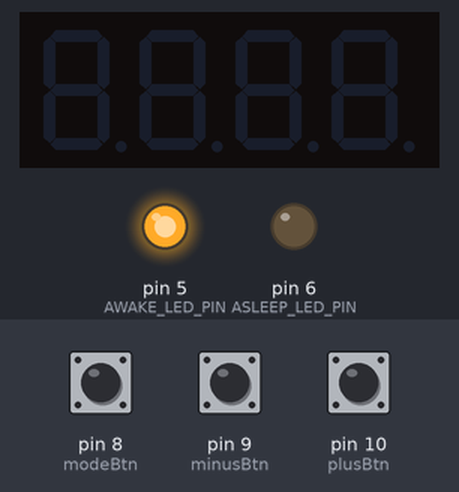
Bench run of a program on a simulated Arduino Nano, built with avr-gcc and run on an emulated ATmega328P. Shown: 4-digit seven-segment display, output pins drawn as LEDs (lit = HIGH). Inputs (shaded band) come from the test bench; at power-on: pin 8 (modeBtn) HIGH, pin 9 (minusBtn) HIGH, pin 10 (plusBtn) HIGH. The local clock reads 2024-03-15 10:24:30 at power-on unless the program sets it.

Above: at 1.2 s.
1.3 s: pin 8 (modeBtn) pulsed LOW 2 times (0.12 s each, 0.3 s apart)
7.9 s: pin 8 (modeBtn) pulled LOW for 0.15 s
11.0 s: pin 9 (minusBtn) pulled LOW for 0.15 s
14.1 s: pin 10 (plusBtn) pulled LOW for 0.15 s
17.2 s: pin 8 (modeBtn) pulled LOW for 0.15 s
20.3 s: pin 9 (minusBtn) pulled LOW for 3.2 s
Timing chart, 0 to 23.3 s (numbered marks = the images above; inputs shaded):
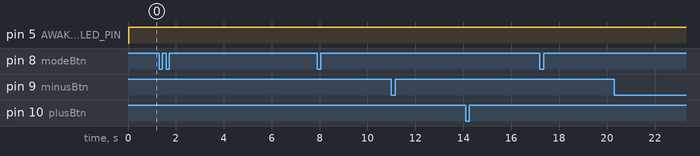

The program:

main.cpp
```cpp
// (licence header left out)
// ----- DEBUG MODE
//#define DEBUG

#include <Arduino.h>
#include <DS3232RTC.h>
#ifdef DEBUG
#include <Streaming.h>
#endif
#include <OneButton.h>
#include <TM1637.h>

// ----- Local libraries
#include "main.h"
#include "ClockUtils.h"
#include "ClockDisplay.h"

// ----- PIN definition
// Push buttons for clock setup
const byte MODE_SW_PIN = 8;
const byte MINUS_SW_PIN = 9;
const byte PLUS_SW_PIN = 10;

// asleep / awake LEDs
const byte AWAKE_LED_PIN = 5;
const byte ASLEEP_LED_PIN = 6;

// 4*7 segment display
const byte DIO = 11;
const byte CLK = 12;
// -----

// ----- Global vars
#ifdef DEBUG
unsigned long displayTimer = 0;
#endif
TM1637 display(CLK, DIO);
byte brightness = 2;
byte quarterSecond = 0;
bool doDisplay = false;
unsigned long clockDisplayTimer = 0;

byte clockMode = 0;
bool sleepMode = false;
tmElements_t timeToSet;
tmElements_t currentTime;

// ----- Buttons
OneButton modeBtn(8, true);
OneButton minusBtn(9, true);
OneButton plusBtn(10, true);
// -----

void setup()
{
#ifdef DEBUG
    // setup serial
    Serial.begin(9600);
#endif

    // init RTC if needed
    if (RTC.oscStopped(false))
    {
        setTime(0, 0, 0, 1, 12, 2018);
        RTC.set(now());
    }

    // LED configuration
    pinMode(AWAKE_LED_PIN, OUTPUT);
    pinMode(ASLEEP_LED_PIN, OUTPUT);

    // setup button handler
    modeBtn.attachClick(modeBtnClick);
    minusBtn.attachClick(minusBtnClick);
    plusBtn.attachClick(plusBtnClick);

    // setup display
    display.set(brightness);
    display.init();
}

void loop()
{
    // read buttons
    modeBtn.tick();
    minusBtn.tick();
    plusBtn.tick();

    // update the timeToSet
    if (clockMode == 0)
    {
        RTC.read(timeToSet);
    }
    // going back to clock display mode
    else if (clockMode == 6)
    {
        clockMode = 0;
        // write to RTC after setup
        timeToSet.Second = 0;
        RTC.write(timeToSet);
    }

    // update the current time with the one stored in rtc
    RTC.read(currentTime);
    manageClock();

    // alarms
    // wed-sun-sat 20:00-08:00 and 13:00-15:30
    // other days 20:00-07:30 and 13:00-15:30
    sleepMode = currentTime.Hour >= 20;
    sleepMode |= (currentTime.Hour >= 13 && currentTime.Hour < 15) || (currentTime.Hour == 15 && currentTime.Minute < 30);
    sleepMode |= (currentTime.Wday == 1 || currentTime.Wday == 7 || currentTime.Wday == 4) && currentTime.Hour < 8;
    sleepMode |= ((currentTime.Wday != 1 && currentTime.Wday != 7 && currentTime.Wday != 4) && currentTime.Hour < 7);
    sleepMode |= ((currentTime.Wday != 1 && currentTime.Wday != 7 && currentTime.Wday != 4) && currentTime.Hour == 7 && currentTime.Minute < 30);

    digitalWrite(AWAKE_LED_PIN, !sleepMode);
    digitalWrite(ASLEEP_LED_PIN, sleepMode);
}

void modeBtnClick()
{
    clockMode++;
#ifdef DEBUG
    Serial << "ClockMode: " << clockMode << endl;
#endif
}

void minusBtnClick()
{
    switch (clockMode)
    {
    case 0:
        display.set(brightness == 0 ? 0 : --brightness);
        break;
    case 1:
        updateYear(timeToSet, MINUS);
        break;
    case 2:
        updateMonth(timeToSet, MINUS);
        break;
    case 3:
        updateDay(timeToSet, MINUS);
        break;
    case 4:
        updateHour(timeToSet, MINUS);
        break;
    case 5:
        updateMinute(timeToSet, MINUS);
        break;
    }
}

void plusBtnClick()
{
    switch (clockMode)
    {
    case 0:
        display.set(brightness == 7 ? 7 : ++brightness);
        break;
    case 1:
        updateYear(timeToSet, PLUS);
        break;
    case 2:
        updateMonth(timeToSet, PLUS);
        break;
    case 3:
        updateDay(timeToSet, PLUS);
        break;
    case 4:
        updateHour(timeToSet, PLUS);
        break;
    case 5:
        updateMinute(timeToSet, PLUS);
        break;
    }
}

void manageClock()
{
    // set quarter second and display delay
    if (millis() >= clockDisplayTimer)
    {
        quarterSecond++;
        clockDisplayTimer = millis() + 250;
    }
    // compute condition to be able to make the display blink
    doDisplay = quarterSecond >= 2;
    switch (clockMode)
    {
    case 0:
        displayCurrentTime(display, currentTime.Hour, currentTime.Minute, doDisplay);
        break;
    case 1:
        displayYearSetup(display, timeToSet.Year, doDisplay);
        break;
    case 2:
        displayMonthSetup(display, timeToSet.Month, doDisplay);
        break;
    case 3:
        displayDaySetup(display, timeToSet.Day, doDisplay);
        break;
    case 4:
        displayHourSetup(display, timeToSet.Hour, timeToSet.Minute, doDisplay);
        break;
    case 5:
        displayMinuteSetup(display, timeToSet.Hour, timeToSet.Minute, doDisplay);
        break;
    }
    // reset quarterSecond
    if (quarterSecond == 4)
    {
        quarterSecond = 0;
    }
#ifdef DEBUG
    if (millis() >= displayTimer)
    {
        if (clockMode != 0)
        {
            printDateTime(timeToSet);
        }
        else
        {
            printDateTime(RTC.get());
        }
        displayTimer = millis() + 1000;
    }
#endif
}

#ifdef DEBUG
void printDateTime(const time_t t)
{
    Serial << ((day(t) < 10) ? "0" : "") << _DEC(day(t));
    Serial << monthShortStr(month(t)) << _DEC(year(t)) << ' ';
    Serial << ((hour(t) < 10) ? "0" : "") << _DEC(hour(t)) << ':';
    Serial << ((minute(t) < 10) ? "0" : "") << _DEC(minute(t)) << ':';
    Serial << ((second(t) < 10) ? "0" : "") << _DEC(second(t)) << endl;
}

void printDateTime(const tmElements_t t)
{
    Serial << t.Day << "-" << t.Month << "-" << t.Year + 1970 << " " << t.Hour << ":" << t.Minute << ":" << t.Second << endl;
}
#endif
```

ClockDisplay.h
```cpp
// (licence header left out)
#ifndef CLOCKDISPLAY_H
#define CLOCKDISPLAY_H

#include <Arduino.h>
#include <TM1637.h>

void displayCurrentTime(TM1637 display, const byte hour, const byte minute, const bool doDisplay);
void displayYearSetup(TM1637 display, const byte year, const bool doDisplay);
void displayMonthSetup(TM1637 display, const byte month, const bool doDisplay);
void displayDaySetup(TM1637 display, const byte day, const bool doDisplay);
void displayHourSetup(TM1637 display, const byte hour, const byte minute, const bool doDisplay);
void displayMinuteSetup(TM1637 display, const byte hour, const byte minute, const bool doDisplay);

#endif
```

ClockUtils.h
```cpp
// (licence header left out)
#ifndef CLOCKUTILS_H
#define CLOCKUTILS_H

#include <TimeLib.h>

typedef enum
{
    PLUS,
    MINUS
} updateAction_t;

void updateYear(tmElements_t &timeToSet, const updateAction_t action);
void updateMonth(tmElements_t &timeToSet, const updateAction_t action);
void updateDay(tmElements_t &timeToSet, const updateAction_t action);
void updateHour(tmElements_t &timeToSet, const updateAction_t action);
void updateMinute(tmElements_t &timeToSet, const updateAction_t action);

#endif
```

DateTimeUtils.h
```cpp
// (licence header left out)
#ifndef DATETIMEUTILS_H
#define DATETIMEUTILS_H

#include <Arduino.h>

byte daysInMonth(const unsigned int year, const byte month);
bool isLeap(const unsigned int year);

#endif
```

main.h
```cpp
// (licence header left out)
#ifndef MAIN_H
#define MAIN_H

void printDateTime(const time_t t);
void printDateTime(const tmElements_t t);
void modeBtnClick(void);
void minusBtnClick(void);
void plusBtnClick(void);
void manageClock(void);

#endif
```

ClockDisplay.cpp
```cpp
// (licence header left out)
#include "ClockDisplay.h"

int8_t data[] = {0x00, 0x00, 0x00, 0x00};

void displayCurrentTime(TM1637 display, const byte hour, const byte minute, const bool doDisplay)
{
    data[0] = hour < 10 ? 0x7f : hour / 10;
    data[1] = hour % 10;
    data[2] = minute / 10;
    data[3] = minute % 10;
    display.point(doDisplay);
    display.display(data);
}

void displayYearSetup(TM1637 display, const byte year, const bool doDisplay)
{
    display.point(false);
    if (doDisplay)
    {
        data[0] = (year + 1970) / 1000;
        data[1] = (year + 1970) / 100 % 10;
        data[2] = (year + 1970) / 10 % 10;
        data[3] = (year + 1970) % 10;
        display.display(data);
    }
    else
    {
        display.init();
    }
}

void displayMonthSetup(TM1637 display, const byte month, const bool doDisplay)
{
    display.point(false);
    if (doDisplay)
    {
        data[0] = 0x7f;
        data[1] = 0x7f;
        data[2] = month / 10;
        data[3] = month % 10;
        display.display(data);
    }
    else
    {
        display.init();
    }
}

void displayDaySetup(TM1637 display, const byte day, const bool doDisplay)
{
    display.point(false);
    if (doDisplay)
    {
        data[0] = 0x7f;
        data[1] = 0x7f;
        data[2] = day / 10;
        data[3] = day % 10;
        display.display(data);
    }
    else
    {
        display.init();
    }
}

void displayHourSetup(TM1637 display, const byte hour, const byte minute, const bool doDisplay)
{
    display.point(doDisplay);
    if (doDisplay)
    {
        data[0] = hour < 10 ? 0x7f : hour / 10;
        data[1] = hour % 10;
        data[2] = minute / 10;
        data[3] = minute % 10;
        display.display(data);
    }
    else
    {
        data[0] = 0x7f;
        data[1] = 0x7f;
        data[2] = minute / 10;
        data[3] = minute % 10;
        display.display(data);
    }
}

void displayMinuteSetup(TM1637 display, const byte hour, const byte minute, const bool doDisplay)
{
    display.point(doDisplay);
    if (doDisplay)
    {
        data[0] = hour < 10 ? 0x7f : hour / 10;
        data[1] = hour % 10;
        data[2] = minute / 10;
        data[3] = minute % 10;
        display.display(data);
    }
    else
    {
        data[0] = hour < 10 ? 0x7f : hour / 10;
        data[1] = hour % 10;
        data[2] = 0x7f;
        data[3] = 0x7f;
        display.display(data);
    }
}
```

ClockUtils.cpp
```cpp
// (licence header left out)
#include "ClockUtils.h"
#include "DateTimeUtils.h"

void updateYear(tmElements_t &timeToSet, const updateAction_t action)
{
    if (action == PLUS)
    {
        timeToSet.Year++;
    }
    else
    {
        timeToSet.Year--;
    }
}

void updateMonth(tmElements_t &timeToSet, const updateAction_t action)
{
    if (action == PLUS)
    {
        timeToSet.Month = timeToSet.Month == 12 ? 1 : timeToSet.Month + 1;
    }
    else
    {
        timeToSet.Month = timeToSet.Month == 1 ? 12 : timeToSet.Month - 1;
    }
}

void updateDay(tmElements_t &timeToSet, const updateAction_t action)
{
    int nbDaysInMonth = daysInMonth(timeToSet.Year, timeToSet.Month);
    if (action == PLUS)
    {
        timeToSet.Day = timeToSet.Day == nbDaysInMonth ? 1 : timeToSet.Day + 1;
    }
    else
    {
        timeToSet.Day = timeToSet.Day == 1 ? nbDaysInMonth : timeToSet.Day - 1;
    }
}

void updateHour(tmElements_t &timeToSet, const updateAction_t action)
{
    if (action == PLUS)
    {
        timeToSet.Hour = timeToSet.Hour == 23 ? 0 : timeToSet.Hour + 1;
    }
    else
    {
        timeToSet.Hour = timeToSet.Hour == 0 ? 23 : timeToSet.Hour - 1;
    }
}

void updateMinute(tmElements_t &timeToSet, const updateAction_t action)
{
    if (action == PLUS)
    {
        timeToSet.Minute = timeToSet.Minute == 59 ? 0 : timeToSet.Minute + 1;
    }
    else
    {
        timeToSet.Minute = timeToSet.Minute == 0 ? 59 : timeToSet.Minute - 1;
    }
}
```

DateTimeUtils.cpp
```cpp
// (licence header left out)
#include <DateTimeUtils.h>

byte daysInMonth(const unsigned int year, const byte month)
{
    byte nbDaysInMonth = 0;
    if (month == 2)
    {
        // compute number of days for february, according to the current year (leap or not)
        nbDaysInMonth = isLeap(year) ? 29 : 28;
    }
    else
    {
        // other months
        nbDaysInMonth = month <= 7 ? (month % 2 != 0 ? 31 : 30) : (month % 2 == 0 ? 31 : 30);
    }
    return nbDaysInMonth;
}

bool isLeap(const unsigned int year)
{
    return ((1970 + year) > 0) && !((1970 + year) % 4) && (((1970 + year) % 100) || !((1970 + year) % 400));
}
```

Measured:
- after the input at 1.3 s, every drawn part: stays the same
- after the input at 7.9 s, every drawn part: stays the same
- after the input at 11.0 s, every drawn part: stays the same
- after the input at 14.1 s, every drawn part: stays the same
- after the input at 17.2 s, every drawn part: stays the same
- after the input at 20.3 s, every drawn part: stays the same
